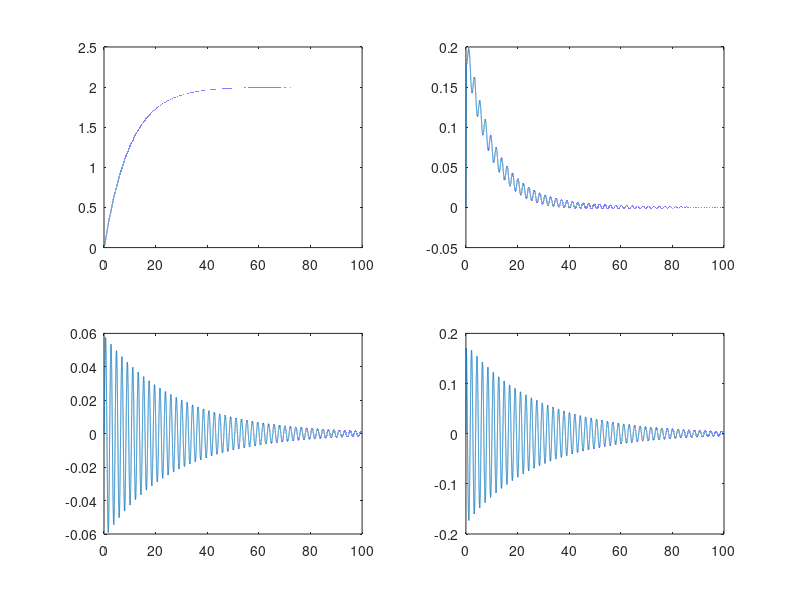
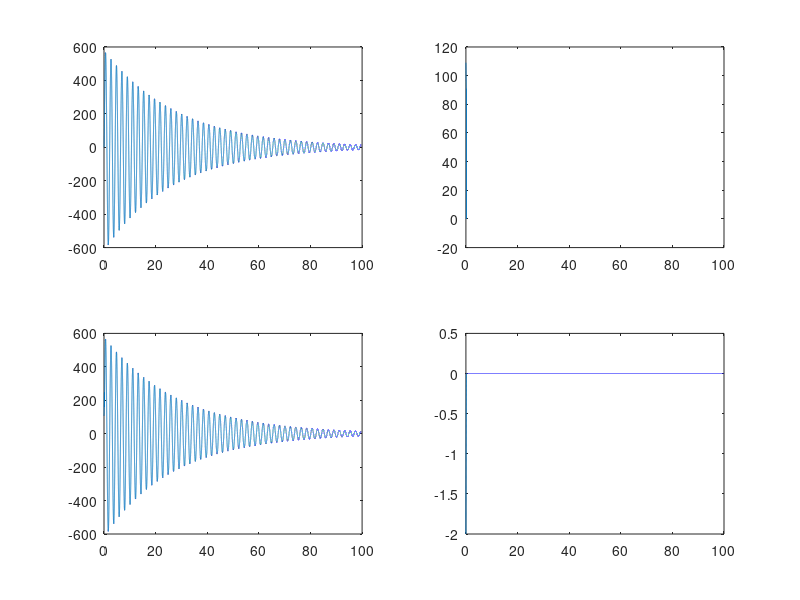

MATLAB code to generate these figures, in order:
clc;clear;close all;

dt=1e-3;
h=dt;
t_f=100;
len=t_f/dt;

M=100;
m=1000;
g=-9.81;
c1=1;c2=10;c3=1;c4=1;
kapa=1;
eta=10;

L=1;
u=zeros(1,len);
x1=zeros(1,len);
x2=zeros(1,len);
x3=zeros(1,len);
x4=zeros(1,len);
s=zeros(1,len);
ueq=zeros(1,len);
usw=zeros(1,len);
f1=0;b1=0;f2=0;b2=0;

x3(1)=0;

for k=1:len
    
    if c2*b1+c4*b2==0
        eps1=1e-6;
    else 
        eps1=0;
    end
    
    
    if M+m*sin(x3(k))^2==0
        eps2=1e-6;
    else 
        eps2=0;
    end     
    
    f1=(M*L*x4(k)^2*sin(x3(k))+m*g*sin(x3(k))*cos(x3(k)))/(M+m*sin(x3(k))^2+eps2);
    b1=1/(M+m*sin(x3(k))^2+eps2);
    f2=((M+m)*g*sin(x3(k))+m*L*x4(k)^2*sin(x3(k))*cos(x4(k)))/((M+m*sin(x3(k))^2)*L+eps2);
    b2=(cos(x3(k)))/((M+m*sin(x3(k))^2)*L+eps2);
    
    
    
    s(k)=c1*(x1(k)-2)+c2*x2(k)+c3*x3(k)+c4*x4(k);
    
    

    ueq(k)=-(c1*x2(k)+c3*x4(k)+c2*f1+c4*f2)/(c2*b1+c4*b2+eps1);
    bk=-s(k);
    a=(h*eta)/(1+h*kapa);
    
% explicit===================================================
%     usw(k)=-(kapa*s(k)+eta*sign(s(k)))/(c2*b1+c4*b2+eps1);
% implicit===================================================    
    if bk<-a
        sk1=s(k)-a;
        usw(k)=-(kapa*sk1+eta)/(c2*b1+c4*b2+eps1);
    elseif bk>a
        sk1=s(k)+a;
        usw(k)=-(kapa*sk1-eta)/(c2*b1+c4*b2+eps1);
    else
        zeta=-bk*(1+h*kapa)/(h*eta);
        usw(k)=-(eta*zeta)/(c2*b1+c4*b2+eps1);
    end

    
    u(k)=ueq(k)+usw(k);


    x1(k+1)=dt*(x2(k))+x1(k);
    x2(k+1)=dt*(f1+b1*u(k))+x2(k);
    x3(k+1)=dt*(x4(k))+x3(k);
    x4(k+1)=dt*(f2+b2*u(k))+x4(k);
    
end

u(end+1)=u(end);
ueq(end+1)=ueq(end);
usw(end+1)=usw(end);
s(end+1)=s(end);

t=0:dt:t_f;

subplot(2,2,1)
plot(t,x1)
subplot(2,2,2)
plot(t,x2)
subplot(2,2,3)
plot(t,x3)
subplot(2,2,4)
plot(t,x4)


figure

subplot(2,2,1)
plot(t,ueq)
subplot(2,2,2)
plot(t,usw)
subplot(2,2,3)
plot(t,u)
subplot(2,2,4)
plot(t,s)
